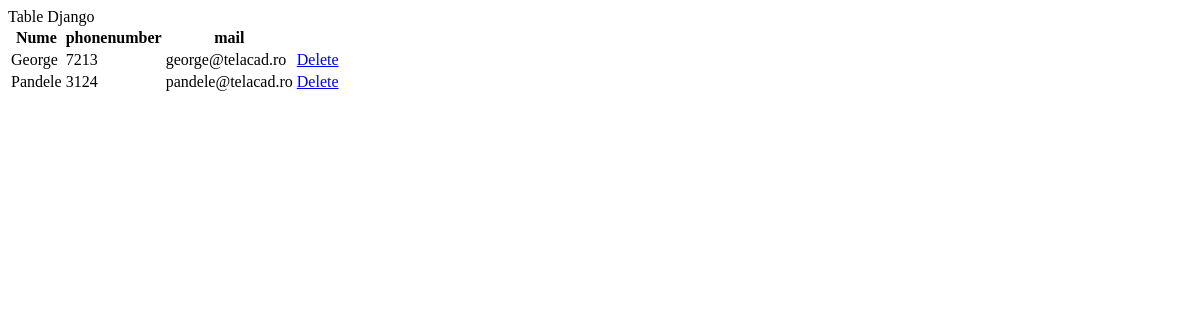
The app's page /main/persons/, older data.
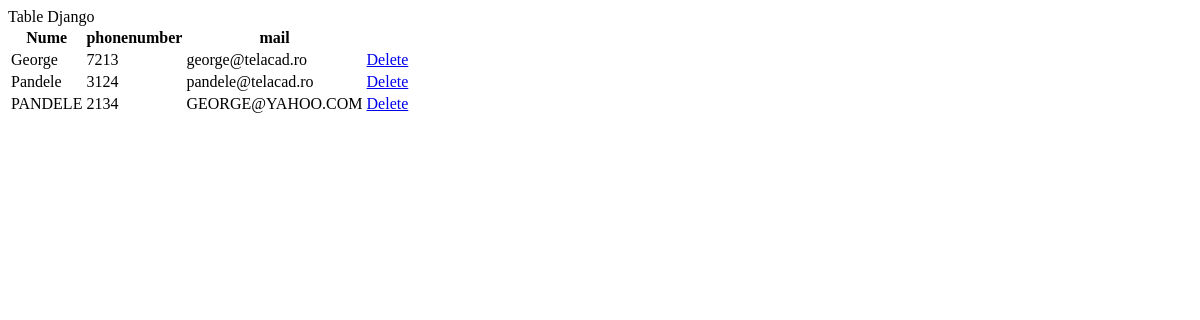
The same page, newer data.
### main/models.py (models this page shows, shortened)
class Person(models.Model):
    id = models.AutoField(primary_key=True)
    nume = models.CharField(max_length=50)
    phonenumber = models.IntegerField()
    mail = models.CharField(max_length=50)
    class Meta:
        db_table = "personmodel"

### main/views.py (the view)
# urls.py: path('persons/', views.persons, name='person'),
def persons(request):
    if request.method == 'GET':
        persons = Person.objects.all()
        return render(request, 'main/persons.html', {'persons': persons})

### main/templates/main/persons.html (shortened to what this page needs)
<!DOCTYPE html>
<html lang="en">
<head>
</head>
<body>
Table Django <br />
<table>
    <th>Nume</th><th>phonenumber</th><th>mail</th>
    {% for i in persons %}
    <tr><td>{{i.nume}}</td><td>{{i.phonenumber}}</td><td>{{i.mail}}</td><td><a href="deleteperson/{{i.id}}">Delete</a></td>
    {% endfor %}
</table>
</body>
</html>

Row changes from the older to the newer data that the page shows:
added Person: nume "PANDELE", phonenumber "2134", mail "GEORGE@YAHOO.COM"
